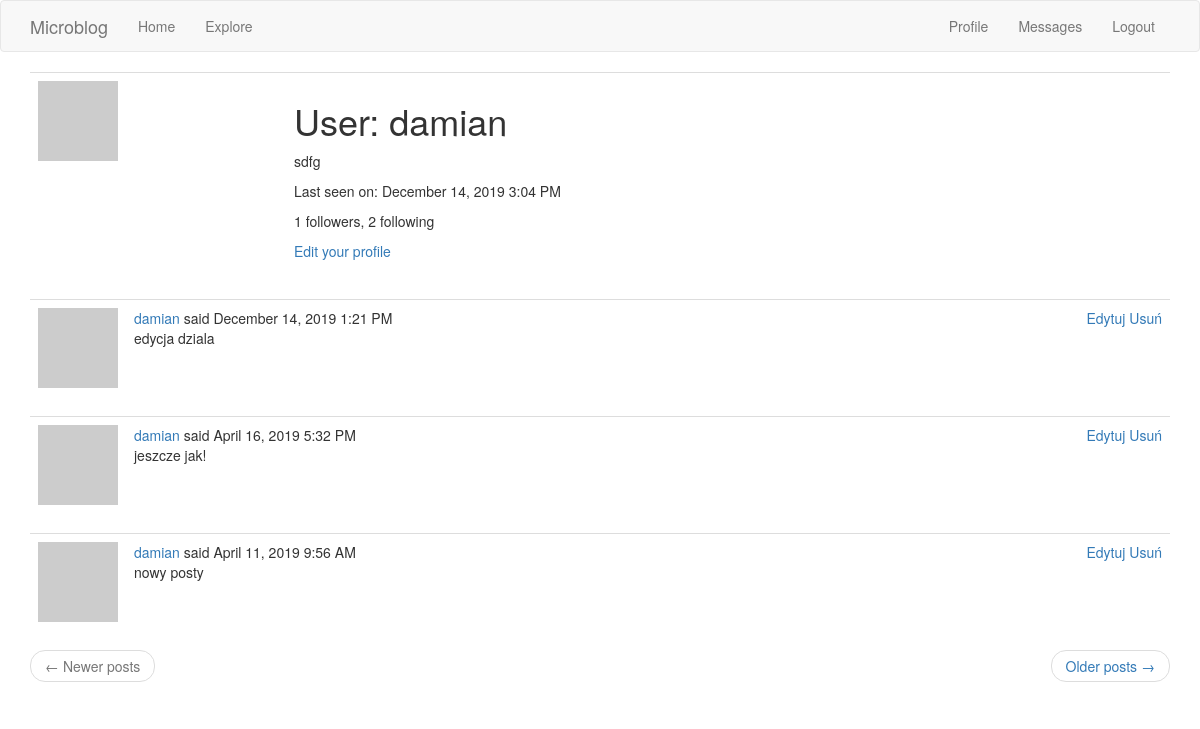
Page /user/damian (signed in) on the earlier database version.
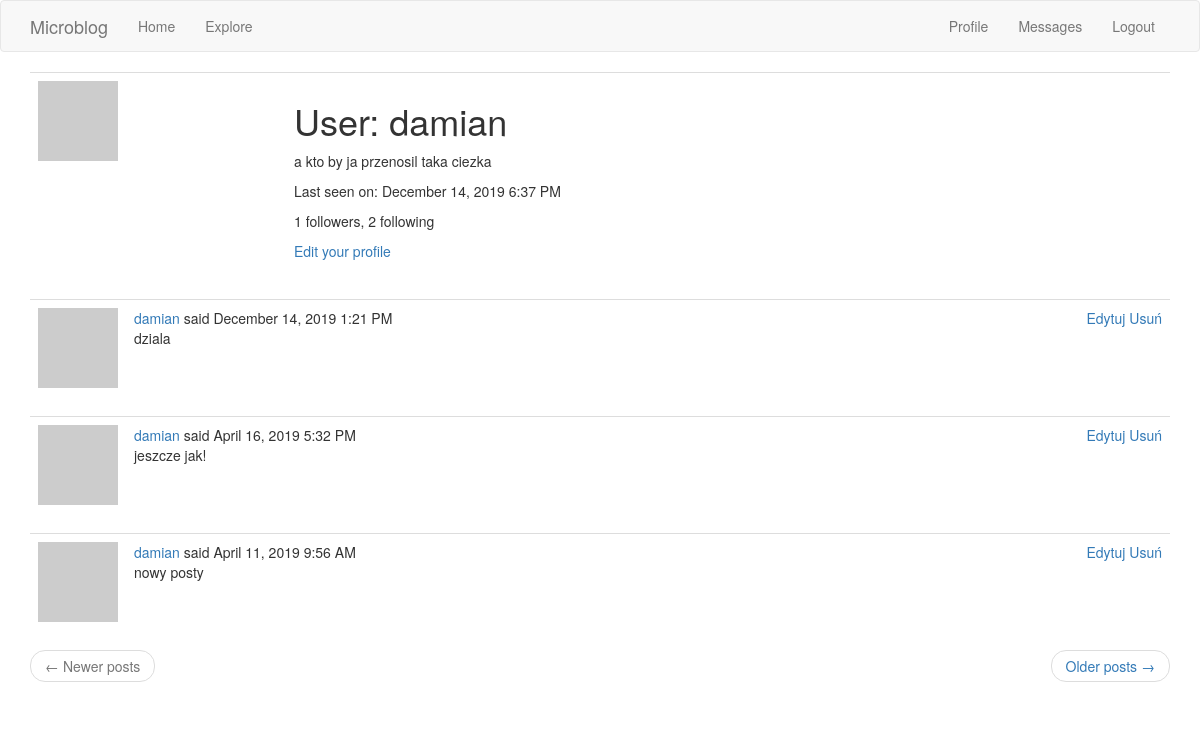
Same page on the later database version.
### app/models.py (models this page shows, shortened)
class User(UserMixin, db.Model):
    id = db.Column(db.Integer, primary_key=True)
    username = db.Column(db.String(64), index=True, unique=True)
    email = db.Column(db.String(120), index=True, unique=True)
    password_hash = db.Column(db.String(128))
    posts = db.relationship('Post', backref='author', lazy='dynamic')
    about_me = db.Column(db.String(140))
    last_seen = db.Column(db.DateTime, default=datetime.utcnow)
    followed = db.relationship(
        'User', secondary=followers,
        primaryjoin=(followers.c.follower_id == id),
        secondaryjoin=(followers.c.followed_id == id),
        backref=db.backref('followers', lazy='dynamic'), lazy='dynamic')
    messages_sent = db.relationship('Message', foreign_keys='Message.sender_id',
                                    backref='author', lazy='dynamic')
    messages_received = db.relationship('Message', foreign_keys='Message.recipient_id',
                                        backref='recipient', lazy='dynamic')
    last_message_read_time = db.Column(db.DateTime)
    def avatar(self, size):
        digest = md5(self.email.lower().encode('utf-8')).hexdigest()
        return 'https://www.gravatar.com/avatar/{}?d=identicon&s={}'.format(
            digest, size)
    def new_messages(self):
        last_read_time = self.last_message_read_time or datetime(1900, 1, 1)
        return Message.query.filter_by(recipient=self).filter(
            Message.timestamp > last_read_time).count()

class Post(db.Model):
    id = db.Column(db.Integer, primary_key=True)
    body = db.Column(db.String(140))
    timestamp = db.Column(db.DateTime, index=True, default=datetime.utcnow)
    user_id = db.Column(db.Integer, db.ForeignKey('user.id'))

### app/routes.py (the view)
@app.route('/user/<username>', methods=['GET'])
@login_required
def user(username):
    user = User.query.filter_by(username=username).first_or_404()
    page = request.args.get('page', 1, type=int)
    posts = Post.query.filter_by(user_id=user.id).order_by(Post.timestamp.desc()).paginate(
        page, app.config['POSTS_PER_PAGE'], False
    )
    next_url = url_for('user', username=user.username, page=posts.next_num) \
        if posts.has_next else None
    prev_url = url_for('user', username=user.username, page=posts.prev_num) \
        if posts.has_prev else None
    return render_template('user.html', user=user, posts=posts.items, title=username+_('\'s Profile'),
                           next_url=next_url, prev_url=prev_url)

### app/models.py (called while the page is built)
@login.user_loader
def load_user(id):
    return User.query.get(int(id))

### app/routes.py (called while the page is built)
@app.before_request
def before_request():
    if current_user.is_authenticated:
        current_user.last_seen = datetime.utcnow()
        db.session.commit()
    g.locale = str(get_locale())

### app/templates/user.html (shortened to what this page needs)
{% extends "base.html" %}
{% block app_content %}
    <table class="table table-hover">
        <tr>
            <td width="256px"><img src="{{ user.avatar(256) }}"></td>
            <td>
                <h1>{{ _('User') }}: {{ user.username }}</h1>
                {% if user.about_me %}<p>{{ user.about_me }}</p>{% endif %}
                {% if user.last_seen %}
                <p>{{ _('Last seen on') }}: {{ moment(user.last_seen).format('LLL') }}</p>
                {% endif %}
                <p>{{ _('%(count)d followers', count=user.followers.count()) }}, {{ _('%(count)d following', count=user.followed.count()) }}</p>
                {% if user == current_user %}
                <p><a href="{{ url_for('edit_profile') }}">{{ _('Edit your profile') }}</a></p>
                {% elif not current_user.is_following(user) %}
                <p><a href="{{ url_for('follow', username=user.username) }}">{{ _('Follow') }}</a></p>
                {% else %}
                <p><a href="{{ url_for('unfollow', username=user.username) }}">{{ _('Unfollow') }}</a></p>
                {% endif %}
            </td>
        </tr>
    </table>
    {% for post in posts %}
        {% include '_post.html' %}
    {% endfor %}
    <nav aria-label="...">
        <ul class="pager">
            <li class="previous{% if not prev_url %} disabled{% endif %}">
                <a href="{{ prev_url or '#' }}">
                    <span aria-hidden="true">&larr;</span> {{ _('Newer posts') }}
                </a>
            </li>
            <li class="next{% if not next_url %} disabled{% endif %}">
                <a href="{{ next_url or '#' }}">
                    {{ _('Older posts') }} <span aria-hidden="true">&rarr;</span>
                </a>
            </li>
        </ul>
    </nav>
{% endblock %}

### app/templates/_post.html (shortened to what this page needs)
    <table class="table table-hover">
        <tr>
            <td width="30px">
                <a href="{{ url_for('user', username=post.author.username) }}">
                    <img src="{{ post.author.avatar(30) }}" />
                </a>
            </td>
            <td>
                {{ _('%(username)s said %(when)s',
                    username=user_link, when=moment(post.timestamp).format('LLL')) }}
                {% if current_user.username == post.author.username %}
                <object align="right">
                    <a href="{{ url_for('edit_post', post_id=post.id) }}">Edytuj  </a>
                    <a href="{{ url_for('delete_post', post_id=post.id) }}">Usuń</a>
                </object>
                {% endif %}
                <br>
                {{ post.body }}
            </td>
        </tr>
    </table>

Differences in the rows shown:
changed User "damian": about_me "sdfg" → "a kto by ja przenosil taka ciezka"; last_seen "December 14, 2019 3:04 PM" → "December 14, 2019 6:37 PM"
changed Post: body "edycja dziala" → "dziala"
